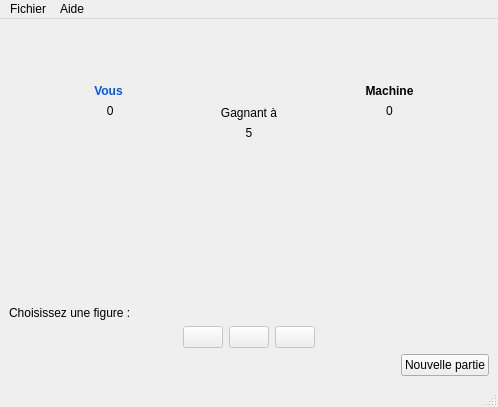
<?xml version="1.0" encoding="UTF-8"?>
<ui version="4.0">
 <class>ChifoumiVue</class>
 <widget class="QMainWindow" name="ChifoumiVue">
  <property name="geometry">
   <rect>
    <x>0</x>
    <y>0</y>
    <width>498</width>
    <height>407</height>
   </rect>
  </property>
  <property name="windowTitle">
   <string>Jeu du Chifoumi</string>
  </property>
  <property name="windowIcon">
   <iconset resource="ressourcesChifoumi.qrc">
    <normaloff>:/chifoumi/images/Chifoumi.png</normaloff>:/chifoumi/images/Chifoumi.png</iconset>
  </property>
  <widget class="QWidget" name="centralwidget">
   <layout class="QHBoxLayout" name="horizontalLayout">
    <item>
     <layout class="QVBoxLayout" name="layoutPrincipal">
      <item>
       <layout class="QHBoxLayout" name="layoutVersus">
        <item>
         <spacer name="horizontalSpacer_7">
          <property name="orientation">
           <enum>Qt::Horizontal</enum>
          </property>
          <property name="sizeHint" stdset="0">
           <size>
            <width>40</width>
            <height>20</height>
           </size>
          </property>
         </spacer>
        </item>
        <item>
         <layout class="QVBoxLayout" name="layoutJoueur">
          <item>
           <spacer name="verticalSpacer">
            <property name="orientation">
             <enum>Qt::Vertical</enum>
            </property>
            <property name="sizeHint" stdset="0">
             <size>
              <width>20</width>
              <height>40</height>
             </size>
            </property>
           </spacer>
          </item>
          <item>
           <widget class="QLabel" name="lNomJoueur">
            <property name="palette">
             <palette>
              <active>
               <colorrole role="WindowText">
                <brush brushstyle="SolidPattern">
                 <color alpha="255">
                  <red>0</red>
                  <green>85</green>
                  <blue>255</blue>
                 </color>
                </brush>
               </colorrole>
               <colorrole role="Text">
                <brush brushstyle="SolidPattern">
                 <color alpha="255">
                  <red>0</red>
                  <green>85</green>
                  <blue>255</blue>
                 </color>
                </brush>
               </colorrole>
               <colorrole role="ButtonText">
                <brush brushstyle="SolidPattern">
                 <color alpha="255">
                  <red>0</red>
                  <green>85</green>
                  <blue>255</blue>
                 </color>
                </brush>
               </colorrole>
               <colorrole role="ToolTipText">
                <brush brushstyle="SolidPattern">
                 <color alpha="255">
                  <red>0</red>
                  <green>85</green>
                  <blue>255</blue>
                 </color>
                </brush>
               </colorrole>
               <colorrole role="PlaceholderText">
                <brush brushstyle="SolidPattern">
                 <color alpha="128">
                  <red>0</red>
                  <green>85</green>
                  <blue>255</blue>
                 </color>
                </brush>
               </colorrole>
              </active>
              <inactive>
               <colorrole role="WindowText">
                <brush brushstyle="SolidPattern">
                 <color alpha="255">
                  <red>0</red>
                  <green>85</green>
                  <blue>255</blue>
                 </color>
                </brush>
               </colorrole>
               <colorrole role="Text">
                <brush brushstyle="SolidPattern">
                 <color alpha="255">
                  <red>0</red>
                  <green>85</green>
                  <blue>255</blue>
                 </color>
                </brush>
               </colorrole>
               <colorrole role="ButtonText">
                <brush brushstyle="SolidPattern">
                 <color alpha="255">
                  <red>0</red>
                  <green>85</green>
                  <blue>255</blue>
                 </color>
                </brush>
               </colorrole>
               <colorrole role="ToolTipText">
                <brush brushstyle="SolidPattern">
                 <color alpha="255">
                  <red>0</red>
                  <green>85</green>
                  <blue>255</blue>
                 </color>
                </brush>
               </colorrole>
               <colorrole role="PlaceholderText">
                <brush brushstyle="SolidPattern">
                 <color alpha="128">
                  <red>0</red>
                  <green>85</green>
                  <blue>255</blue>
                 </color>
                </brush>
               </colorrole>
              </inactive>
              <disabled>
               <colorrole role="WindowText">
                <brush brushstyle="SolidPattern">
                 <color alpha="255">
                  <red>120</red>
                  <green>120</green>
                  <blue>120</blue>
                 </color>
                </brush>
               </colorrole>
               <colorrole role="Text">
                <brush brushstyle="SolidPattern">
                 <color alpha="255">
                  <red>120</red>
                  <green>120</green>
                  <blue>120</blue>
                 </color>
                </brush>
               </colorrole>
               <colorrole role="ButtonText">
                <brush brushstyle="SolidPattern">
                 <color alpha="255">
                  <red>120</red>
                  <green>120</green>
                  <blue>120</blue>
                 </color>
                </brush>
               </colorrole>
               <colorrole role="ToolTipText">
                <brush brushstyle="SolidPattern">
                 <color alpha="255">
                  <red>0</red>
                  <green>85</green>
                  <blue>255</blue>
                 </color>
                </brush>
               </colorrole>
               <colorrole role="PlaceholderText">
                <brush brushstyle="SolidPattern">
                 <color alpha="128">
                  <red>0</red>
                  <green>0</green>
                  <blue>0</blue>
                 </color>
                </brush>
               </colorrole>
              </disabled>
             </palette>
            </property>
            <property name="font">
             <font>
              <weight>75</weight>
              <bold>true</bold>
             </font>
            </property>
            <property name="text">
             <string>Vous</string>
            </property>
            <property name="alignment">
             <set>Qt::AlignCenter</set>
            </property>
           </widget>
          </item>
          <item>
           <widget class="QLabel" name="lScoreJoueur">
            <property name="text">
             <string> 0</string>
            </property>
            <property name="alignment">
             <set>Qt::AlignCenter</set>
            </property>
           </widget>
          </item>
          <item>
           <widget class="QLabel" name="lChoixJoueur">
            <property name="minimumSize">
             <size>
              <width>115</width>
              <height>115</height>
             </size>
            </property>
            <property name="maximumSize">
             <size>
              <width>115</width>
              <height>115</height>
             </size>
            </property>
            <property name="text">
             <string/>
            </property>
            <property name="pixmap">
             <pixmap resource="ressourcesChifoumi.qrc">:/chifoumi/images/rien_115.png</pixmap>
            </property>
            <property name="scaledContents">
             <bool>true</bool>
            </property>
           </widget>
          </item>
          <item>
           <spacer name="verticalSpacer_3">
            <property name="orientation">
             <enum>Qt::Vertical</enum>
            </property>
            <property name="sizeHint" stdset="0">
             <size>
              <width>20</width>
              <height>40</height>
             </size>
            </property>
           </spacer>
          </item>
         </layout>
        </item>
        <item>
         <spacer name="horizontalSpacer_5">
          <property name="orientation">
           <enum>Qt::Horizontal</enum>
          </property>
          <property name="sizeHint" stdset="0">
           <size>
            <width>40</width>
            <height>20</height>
           </size>
          </property>
         </spacer>
        </item>
        <item>
         <layout class="QVBoxLayout" name="verticalLayout_3">
          <item>
           <spacer name="verticalSpacer_6">
            <property name="orientation">
             <enum>Qt::Vertical</enum>
            </property>
            <property name="sizeHint" stdset="0">
             <size>
              <width>20</width>
              <height>40</height>
             </size>
            </property>
           </spacer>
          </item>
          <item>
           <widget class="QLabel" name="label">
            <property name="text">
             <string>Gagnant à</string>
            </property>
            <property name="alignment">
             <set>Qt::AlignCenter</set>
            </property>
           </widget>
          </item>
          <item>
           <widget class="QLabel" name="lLimiteScore">
            <property name="text">
             <string>5</string>
            </property>
            <property name="alignment">
             <set>Qt::AlignCenter</set>
            </property>
           </widget>
          </item>
          <item>
           <widget class="QLabel" name="lVersus">
            <property name="minimumSize">
             <size>
              <width>70</width>
              <height>70</height>
             </size>
            </property>
            <property name="maximumSize">
             <size>
              <width>70</width>
              <height>70</height>
             </size>
            </property>
            <property name="text">
             <string/>
            </property>
            <property name="pixmap">
             <pixmap resource="ressourcesChifoumi.qrc">:/chifoumi/images/versus_70.png</pixmap>
            </property>
            <property name="alignment">
             <set>Qt::AlignCenter</set>
            </property>
           </widget>
          </item>
          <item>
           <spacer name="verticalSpacer_5">
            <property name="orientation">
             <enum>Qt::Vertical</enum>
            </property>
            <property name="sizeHint" stdset="0">
             <size>
              <width>20</width>
              <height>40</height>
             </size>
            </property>
           </spacer>
          </item>
         </layout>
        </item>
        <item>
         <spacer name="horizontalSpacer_6">
          <property name="orientation">
           <enum>Qt::Horizontal</enum>
          </property>
          <property name="sizeHint" stdset="0">
           <size>
            <width>40</width>
            <height>20</height>
           </size>
          </property>
         </spacer>
        </item>
        <item>
         <layout class="QVBoxLayout" name="layoutMachine">
          <item>
           <spacer name="verticalSpacer_2">
            <property name="orientation">
             <enum>Qt::Vertical</enum>
            </property>
            <property name="sizeHint" stdset="0">
             <size>
              <width>20</width>
              <height>40</height>
             </size>
            </property>
           </spacer>
          </item>
          <item>
           <widget class="QLabel" name="lNomMachine">
            <property name="font">
             <font>
              <weight>75</weight>
              <bold>true</bold>
             </font>
            </property>
            <property name="text">
             <string>Machine</string>
            </property>
            <property name="alignment">
             <set>Qt::AlignCenter</set>
            </property>
            <property name="margin">
             <number>0</number>
            </property>
           </widget>
          </item>
          <item>
           <widget class="QLabel" name="lScoreMachine">
            <property name="text">
             <string>0</string>
            </property>
            <property name="alignment">
             <set>Qt::AlignCenter</set>
            </property>
           </widget>
          </item>
          <item>
           <widget class="QLabel" name="lChoixMachine">
            <property name="minimumSize">
             <size>
              <width>115</width>
              <height>115</height>
             </size>
            </property>
            <property name="maximumSize">
             <size>
              <width>115</width>
              <height>115</height>
             </size>
            </property>
            <property name="text">
             <string/>
            </property>
            <property name="pixmap">
             <pixmap resource="ressourcesChifoumi.qrc">:/chifoumi/images/rien_115.png</pixmap>
            </property>
            <property name="scaledContents">
             <bool>true</bool>
            </property>
           </widget>
          </item>
          <item>
           <spacer name="verticalSpacer_4">
            <property name="orientation">
             <enum>Qt::Vertical</enum>
            </property>
            <property name="sizeHint" stdset="0">
             <size>
              <width>20</width>
              <height>40</height>
             </size>
            </property>
           </spacer>
          </item>
         </layout>
        </item>
        <item>
         <spacer name="horizontalSpacer_8">
          <property name="orientation">
           <enum>Qt::Horizontal</enum>
          </property>
          <property name="sizeHint" stdset="0">
           <size>
            <width>40</width>
            <height>20</height>
           </size>
          </property>
         </spacer>
        </item>
       </layout>
      </item>
      <item>
       <layout class="QHBoxLayout" name="layoutChoix">
        <item>
         <widget class="QLabel" name="lChoixFig">
          <property name="text">
           <string>Choisissez une figure :</string>
          </property>
          <property name="alignment">
           <set>Qt::AlignBottom|Qt::AlignLeading|Qt::AlignLeft</set>
          </property>
         </widget>
        </item>
        <item>
         <spacer name="horizontalSpacer">
          <property name="orientation">
           <enum>Qt::Horizontal</enum>
          </property>
          <property name="sizeHint" stdset="0">
           <size>
            <width>40</width>
            <height>20</height>
           </size>
          </property>
         </spacer>
        </item>
       </layout>
      </item>
      <item>
       <layout class="QHBoxLayout" name="layoutFigures">
        <item>
         <spacer name="horizontalSpacer_3">
          <property name="orientation">
           <enum>Qt::Horizontal</enum>
          </property>
          <property name="sizeHint" stdset="0">
           <size>
            <width>40</width>
            <height>20</height>
           </size>
          </property>
         </spacer>
        </item>
        <item>
         <widget class="QPushButton" name="bPierre">
          <property name="enabled">
           <bool>false</bool>
          </property>
          <property name="maximumSize">
           <size>
            <width>100</width>
            <height>100</height>
           </size>
          </property>
          <property name="cursor">
           <cursorShape>PointingHandCursor</cursorShape>
          </property>
          <property name="text">
           <string/>
          </property>
          <property name="icon">
           <iconset resource="ressourcesChifoumi.qrc">
            <normaloff>:/chifoumi/images/pierre_115.png</normaloff>:/chifoumi/images/pierre_115.png</iconset>
          </property>
          <property name="iconSize">
           <size>
            <width>100</width>
            <height>100</height>
           </size>
          </property>
         </widget>
        </item>
        <item>
         <widget class="QPushButton" name="bPapier">
          <property name="enabled">
           <bool>false</bool>
          </property>
          <property name="maximumSize">
           <size>
            <width>100</width>
            <height>100</height>
           </size>
          </property>
          <property name="cursor">
           <cursorShape>PointingHandCursor</cursorShape>
          </property>
          <property name="text">
           <string/>
          </property>
          <property name="icon">
           <iconset resource="ressourcesChifoumi.qrc">
            <normaloff>:/chifoumi/images/papier_115.png</normaloff>:/chifoumi/images/papier_115.png</iconset>
          </property>
          <property name="iconSize">
           <size>
            <width>100</width>
            <height>100</height>
           </size>
          </property>
         </widget>
        </item>
        <item>
         <widget class="QPushButton" name="bCiseaux">
          <property name="enabled">
           <bool>false</bool>
          </property>
          <property name="maximumSize">
           <size>
            <width>100</width>
            <height>100</height>
           </size>
          </property>
          <property name="cursor">
           <cursorShape>PointingHandCursor</cursorShape>
          </property>
          <property name="text">
           <string/>
          </property>
          <property name="icon">
           <iconset resource="ressourcesChifoumi.qrc">
            <normaloff>:/chifoumi/images/ciseau_115.png</normaloff>:/chifoumi/images/ciseau_115.png</iconset>
          </property>
          <property name="iconSize">
           <size>
            <width>100</width>
            <height>100</height>
           </size>
          </property>
         </widget>
        </item>
        <item>
         <spacer name="horizontalSpacer_4">
          <property name="orientation">
           <enum>Qt::Horizontal</enum>
          </property>
          <property name="sizeHint" stdset="0">
           <size>
            <width>40</width>
            <height>20</height>
           </size>
          </property>
         </spacer>
        </item>
       </layout>
      </item>
      <item>
       <layout class="QHBoxLayout" name="layoutPied">
        <item>
         <spacer name="horizontalSpacer_2">
          <property name="orientation">
           <enum>Qt::Horizontal</enum>
          </property>
          <property name="sizeHint" stdset="0">
           <size>
            <width>40</width>
            <height>20</height>
           </size>
          </property>
         </spacer>
        </item>
        <item>
         <widget class="QPushButton" name="bNouv">
          <property name="cursor">
           <cursorShape>PointingHandCursor</cursorShape>
          </property>
          <property name="text">
           <string>Nouvelle partie</string>
          </property>
         </widget>
        </item>
       </layout>
      </item>
     </layout>
    </item>
   </layout>
  </widget>
  <widget class="QMenuBar" name="menubar">
   <property name="geometry">
    <rect>
     <x>0</x>
     <y>0</y>
     <width>498</width>
     <height>20</height>
    </rect>
   </property>
   <widget class="QMenu" name="menuFichier">
    <property name="title">
     <string>Fichier</string>
    </property>
    <addaction name="actionParametrer"/>
    <addaction name="separator"/>
    <addaction name="actionQuitter"/>
   </widget>
   <widget class="QMenu" name="menuAide">
    <property name="title">
     <string>Aide</string>
    </property>
    <addaction name="actionA_propos_de"/>
   </widget>
   <addaction name="menuFichier"/>
   <addaction name="menuAide"/>
  </widget>
  <widget class="QStatusBar" name="statusbar"/>
  <action name="actionA_propos_de">
   <property name="icon">
    <iconset resource="ressourcesChifoumi.qrc">
     <normaloff>:/chifoumi/images/AproposDe.png</normaloff>:/chifoumi/images/AproposDe.png</iconset>
   </property>
   <property name="text">
    <string>À propos de...</string>
   </property>
   <property name="shortcut">
    <string>F1</string>
   </property>
  </action>
  <action name="actionQuitter">
   <property name="icon">
    <iconset resource="ressourcesChifoumi.qrc">
     <normaloff>:/chifoumi/images/Quitter.png</normaloff>:/chifoumi/images/Quitter.png</iconset>
   </property>
   <property name="text">
    <string>Quitter</string>
   </property>
   <property name="shortcut">
    <string>Alt+F3</string>
   </property>
  </action>
  <action name="actionParametrer">
   <property name="icon">
    <iconset resource="ressourcesChifoumi.qrc">
     <normaloff>:/chifoumi/images/Parametrage.png</normaloff>:/chifoumi/images/Parametrage.png</iconset>
   </property>
   <property name="text">
    <string>Parametrer</string>
   </property>
   <property name="shortcut">
    <string>Alt+F1</string>
   </property>
  </action>
 </widget>
 <resources>
  <include location="ressourcesChifoumi.qrc"/>
 </resources>
 <connections/>
</ui>
